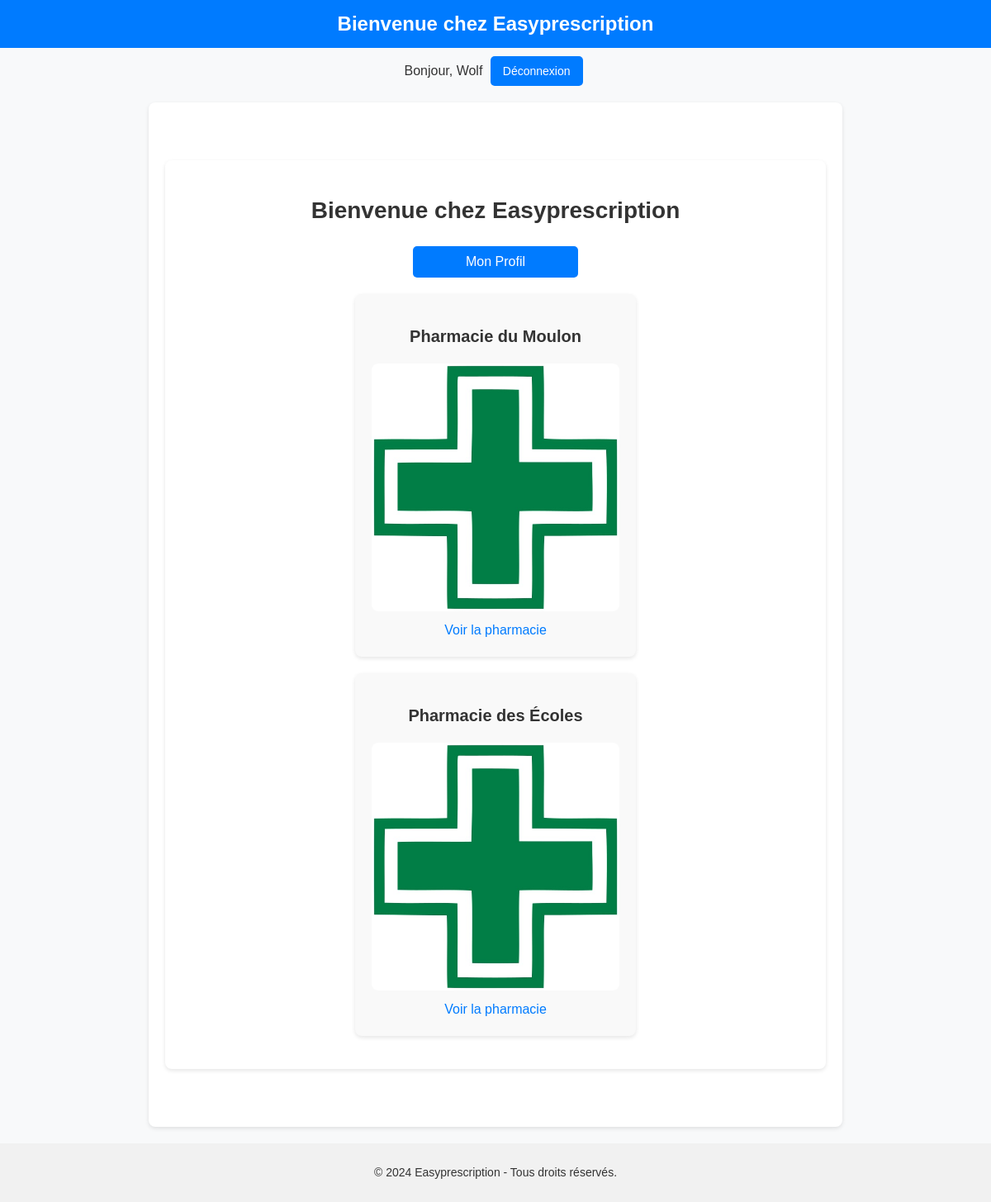
The app's page / (signed in) with its own data.
### pharmacies/models.py (models this page shows, shortened)
class Pharmacie(models.Model):
    name = models.CharField(max_length=128)
    slug = models.SlugField(max_length=128)
    adresse = models.CharField(max_length=256)
    email = models.EmailField(unique=True)
    telephone = models.CharField(max_length=15, blank=True, null=True)
    latitude = models.DecimalField(max_digits=9, decimal_places=6, blank=True, null=True)
    longitude = models.DecimalField(max_digits=9, decimal_places=6, blank=True, null=True)
    thumbnail = models.ImageField(upload_to= "p_pharmacies", blank= True, null= True)
    description = models.CharField(max_length=3000)
    def get_absolute_url(self):
        return reverse("pharmacie", kwargs={"slug": self.slug})

### dashboard/views.py (the view)
# urls.py: path('', views.index, name='index'),
def index(request):
    pharmacie = Pharmacie.objects.all()
    return render(request, 'dashboard/index.html', context = {"pharmacies" : pharmacie})

### dashboard/templates/dashboard/index.html (shortened to what this page needs)
{% extends 'base.html' %}
{% block content %}
    <div class="dashboard-container">
        <h1>Bienvenue chez Easyprescription</h1>
        {% if user.is_authenticated %}
            <form action="{% url 'profil' %}" method="get">
                <button type="submit" class="profile-button">Mon Profil</button>
            </form>
        {% endif %}
        <div class="pharmacy-list">
            {% for pharmacie in pharmacies %}
                <div class="pharmacy-card">
                    <h2>{{ pharmacie.name }}</h2>
                    <img src="{{ pharmacie.thumbnail.url }}" alt="{{ pharmacie.name }}">
                    <a href="{{ pharmacie.get_absolute_url }}">Voir la pharmacie</a>
                </div>
            {% endfor %}
        </div>
    </div>
{% endblock %}

### templates/base.html (shortened to what this page needs)
<!DOCTYPE html>
<html lang="fr">
<head>
</head>
<body>
    <header>
        <h1>Bienvenue chez Easyprescription</h1>
    </header>
    <nav>
        {% if user.is_authenticated %}
            <span>Bonjour, {{ user.username }}</span>
            <form action="{% url 'logout' %}" method="get">
                <button type="submit">Déconnexion</button>
            </form>
        {% endif %}
    </nav>
    <main>
        {% block content %}
        {% endblock %}
    </main>
    <footer>
        <p>&copy; 2024 Easyprescription - Tous droits réservés.</p>
    </footer>
</body>
</html>

### templates/base.html (style rules this page uses)
body { font-family: Arial, sans-serif; line-height: 1.6; margin: 0; padding: 0; background-color: #f8f9fa; color: #333; }
header { background-color: #007bff; color: white; padding: 10px 20px; text-align: center; }
header h1 { margin: 0; font-size: 24px; }
nav { margin: 10px 0; text-align: center; }
nav form { display: inline-block; margin: 0 5px; }
nav button { padding: 10px 15px; background-color: #007bff; color: white; border: none; border-radius: 5px; cursor: pointer; font-size: 14px; }
main { max-width: 800px; margin: 20px auto; background: white; padding: 20px; border-radius: 8px; box-shadow: 0 2px 5px rgba(0, 0, 0, 0.1); }
footer { text-align: center; margin-top: 20px; padding: 10px 0; background-color: #f1f1f1; font-size: 14px; }

### dashboard/templates/dashboard/index.html (style rules this page uses)
.dashboard-container { max-width: 1000px; margin: 50px auto; padding: 20px; background-color: white; border-radius: 8px; box-shadow: 0 2px 5px rgba(0, 0, 0, 0.1); }
.dashboard-container h1 { text-align: center; color: #333; font-size: 28px; margin-bottom: 20px; }
.profile-button { display: block; width: 200px; margin: 20px auto; padding: 10px; background-color: #007bff; color: white; border: none; border-radius: 5px; font-size: 16px; cursor: pointer; text-align: center; }
.pharmacy-card { display: flex; flex-direction: column; align-items: center; background: #f9f9f9; margin: 20px 0; padding: 20px; border-radius: 8px; box-shadow: 0 2px 5px rgba(0, 0, 0, 0.1); text-align: center; max-width: 300px; margin-left: auto; margin-right: auto; }
.pharmacy-card img { max-width: 100%; border-radius: 8px; }
.pharmacy-card h2 { margin-top: 15px; font-size: 20px; color: #333; }
.pharmacy-card a { margin-top: 10px; font-size: 16px; color: #007bff; text-decoration: none; }

### records on screen
Pharmacie: name "Pharmacie du Moulon", thumbnail (picture)
Pharmacie: name "Pharmacie des Écoles", thumbnail (picture)

### other values on screen
{{ user.username }} "Wolf"
